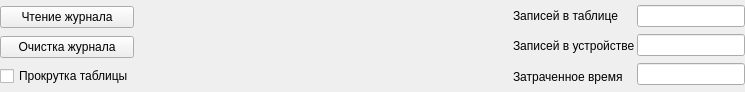
<?xml version="1.0" encoding="UTF-8"?>
<ui version="4.0">
 <class>CHeaderJournal</class>
 <widget class="QWidget" name="CHeaderJournal">
  <property name="geometry">
   <rect>
    <x>0</x>
    <y>0</y>
    <width>745</width>
    <height>92</height>
   </rect>
  </property>
  <property name="windowTitle">
   <string>Form</string>
  </property>
  <layout class="QHBoxLayout" name="horizontalLayout_2">
   <property name="spacing">
    <number>2</number>
   </property>
   <property name="leftMargin">
    <number>0</number>
   </property>
   <property name="topMargin">
    <number>0</number>
   </property>
   <property name="rightMargin">
    <number>0</number>
   </property>
   <property name="bottomMargin">
    <number>0</number>
   </property>
   <item>
    <layout class="QVBoxLayout" name="verticalLayout_3">
     <property name="spacing">
      <number>2</number>
     </property>
     <item>
      <widget class="QPushButton" name="pushbtnJournalRead">
       <property name="text">
        <string>Чтение журнала</string>
       </property>
      </widget>
     </item>
     <item>
      <widget class="QPushButton" name="pushbtnJournalClear">
       <property name="text">
        <string>Очистка журнала</string>
       </property>
      </widget>
     </item>
     <item>
      <widget class="QCheckBox" name="checkboxJournalTableScroll">
       <property name="text">
        <string>Прокрутка таблицы</string>
       </property>
      </widget>
     </item>
    </layout>
   </item>
   <item>
    <spacer name="horizontalSpacer">
     <property name="orientation">
      <enum>Qt::Horizontal</enum>
     </property>
     <property name="sizeHint" stdset="0">
      <size>
       <width>305</width>
       <height>20</height>
      </size>
     </property>
    </spacer>
   </item>
   <item>
    <layout class="QHBoxLayout" name="horizontalLayout">
     <property name="spacing">
      <number>2</number>
     </property>
     <item>
      <layout class="QVBoxLayout" name="verticalLayout_2">
       <property name="spacing">
        <number>0</number>
       </property>
       <item>
        <widget class="QLabel" name="label">
         <property name="text">
          <string>Записей в таблице</string>
         </property>
         <property name="scaledContents">
          <bool>true</bool>
         </property>
        </widget>
       </item>
       <item>
        <widget class="QLabel" name="label_2">
         <property name="text">
          <string>Записей в устройстве</string>
         </property>
         <property name="scaledContents">
          <bool>true</bool>
         </property>
        </widget>
       </item>
       <item>
        <widget class="QLabel" name="label_3">
         <property name="text">
          <string>Затраченное время</string>
         </property>
         <property name="scaledContents">
          <bool>true</bool>
         </property>
        </widget>
       </item>
      </layout>
     </item>
     <item>
      <layout class="QVBoxLayout" name="verticalLayout">
       <property name="spacing">
        <number>2</number>
       </property>
       <item>
        <widget class="QLineEdit" name="lineEditTableMessages">
         <property name="sizePolicy">
          <sizepolicy hsizetype="Minimum" vsizetype="Fixed">
           <horstretch>0</horstretch>
           <verstretch>0</verstretch>
          </sizepolicy>
         </property>
         <property name="maxLength">
          <number>25</number>
         </property>
         <property name="alignment">
          <set>Qt::AlignCenter</set>
         </property>
        </widget>
       </item>
       <item>
        <widget class="QLineEdit" name="lineEditDeviceMessages">
         <property name="sizePolicy">
          <sizepolicy hsizetype="Minimum" vsizetype="Fixed">
           <horstretch>0</horstretch>
           <verstretch>0</verstretch>
          </sizepolicy>
         </property>
         <property name="maxLength">
          <number>25</number>
         </property>
         <property name="alignment">
          <set>Qt::AlignCenter</set>
         </property>
        </widget>
       </item>
       <item>
        <widget class="QLineEdit" name="lineEditElapsedTime">
         <property name="sizePolicy">
          <sizepolicy hsizetype="Minimum" vsizetype="Fixed">
           <horstretch>0</horstretch>
           <verstretch>0</verstretch>
          </sizepolicy>
         </property>
         <property name="maxLength">
          <number>25</number>
         </property>
         <property name="alignment">
          <set>Qt::AlignCenter</set>
         </property>
        </widget>
       </item>
      </layout>
     </item>
    </layout>
   </item>
  </layout>
 </widget>
 <resources/>
 <connections/>
</ui>
